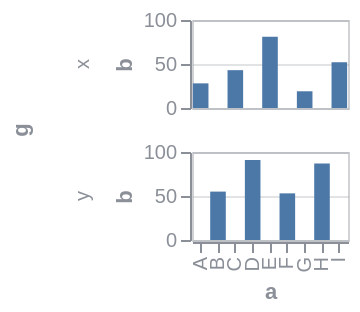

This figure's Vega-Lite source:
### Vega specification from a JSON file in a GitHub repository (floating-point values rounded to 4 significant figures)
{"$schema": "https://vega.github.io/schema/vega/v6.json", "background": null, "padding": 5, "data": [{"name": "source_0", "values": [{"a": "A", "b": 28, "c": 5, "g": "x"}, {"a": "B", "b": 55, "c": 9, "g": "y"}, {"a": "C", "b": 43, "c": 2, "g": "x"}, {"a": "D", "b": 91, "c": 7, "g": "y"}, {"a": "E", "b": 81, "c": 4, "g": "x"}, {"a": "F", "b": 53, "c": 6, "g": "y"}, {"a": "G", "b": 19, "c": 8, "g": "x"}, {"a": "H", "b": 87, "c": 1, "g": "y"}, {"a": "I", "b": 52, "c": 3, "g": "x"}]}, {"name": "data_0", "source": "source_0", "transform": [{"type": "stack", "groupby": ["a", "g"], "field": "b", "sort": {"field": [], "order": []}, "as": ["b_start", "b_end"], "offset": "zero"}, {"type": "filter", "expr": "isValid(datum[\"b\"]) && isFinite(+datum[\"b\"])"}]}, {"name": "row_domain", "source": "data_0", "transform": [{"type": "aggregate", "groupby": ["g"]}]}], "signals": [{"name": "child_width", "value": 78}, {"name": "child_height", "value": 44}], "layout": {"padding": 20, "offset": {"rowTitle": 10}, "columns": 1, "bounds": "full", "align": "all"}, "marks": [{"name": "row-title", "type": "group", "role": "row-title", "title": {"text": "g", "orient": "left", "style": "guide-title", "offset": 10}}, {"name": "row_header", "type": "group", "role": "row-header", "from": {"data": "row_domain"}, "sort": {"field": "datum[\"g\"]", "order": "ascending"}, "title": {"text": {"signal": "isValid(parent[\"g\"]) ? parent[\"g\"] : \"\"+parent[\"g\"]"}, "orient": "left", "style": "guide-label", "frame": "group", "offset": 10}, "encode": {"update": {"height": {"signal": "child_height"}}}, "axes": [{"scale": "y", "orient": "left", "grid": false, "title": "b", "labelOverlap": true, "tickCount": {"signal": "ceil(child_height/40)"}, "zindex": 0}]}, {"name": "column_footer", "type": "group", "role": "column-footer", "encode": {"update": {"width": {"signal": "child_width"}}}, "axes": [{"scale": "x", "orient": "bottom", "grid": false, "title": "a", "labelAlign": "right", "labelAngle": 270, "labelBaseline": "middle", "zindex": 0}]}, {"name": "cell", "type": "group", "style": "cell", "from": {"facet": {"name": "facet", "data": "data_0", "groupby": ["g"]}}, "sort": {"field": ["datum[\"g\"]"], "order": ["ascending"]}, "encode": {"update": {"width": {"signal": "child_width"}, "height": {"signal": "child_height"}}}, "marks": [{"name": "child_marks", "type": "rect", "style": ["bar"], "from": {"data": "facet"}, "encode": {"update": {"fill": {"value": "#4c78a8"}, "ariaRoleDescription": {"value": "bar"}, "description": {"signal": "\"a: \" + (isValid(datum[\"a\"]) ? isArray(datum[\"a\"]) ? join(datum[\"a\"], ' ') : datum[\"a\"] : \"\"+datum[\"a\"]) + \"; b: \" + (format(datum[\"b\"], \"\"))"}, "x": {"scale": "x", "field": "a"}, "width": {"signal": "max(0.25, bandwidth('x'))"}, "y": {"scale": "y", "field": "b_end"}, "y2": {"scale": "y", "field": "b_start"}}}}], "axes": [{"scale": "y", "orient": "left", "gridScale": "x", "grid": true, "tickCount": {"signal": "ceil(child_height/40)"}, "domain": false, "labels": false, "aria": false, "maxExtent": 0, "minExtent": 0, "ticks": false, "zindex": 0}]}], "scales": [{"name": "x", "type": "band", "domain": {"data": "data_0", "field": "a", "sort": true}, "range": [0, {"signal": "child_width"}], "paddingInner": 0.1, "paddingOuter": 0.05}, {"name": "y", "type": "linear", "domain": {"data": "data_0", "fields": ["b_start", "b_end"]}, "range": [{"signal": "child_height"}, 0], "nice": true, "zero": true}], "config": {"axis": {"labelColor": "#8a8f98", "titleColor": "#8a8f98", "domainColor": "#8a8f98", "tickColor": "#8a8f98", "gridColor": "#8a8f98", "gridOpacity": 0.25}, "legend": {"labelColor": "#8a8f98", "titleColor": "#8a8f98"}, "style": {"cell": {"stroke": "#8a8f98", "strokeOpacity": 0.4}, "guide-label": {"fill": "#8a8f98"}, "guide-title": {"fill": "#8a8f98"}}}}
